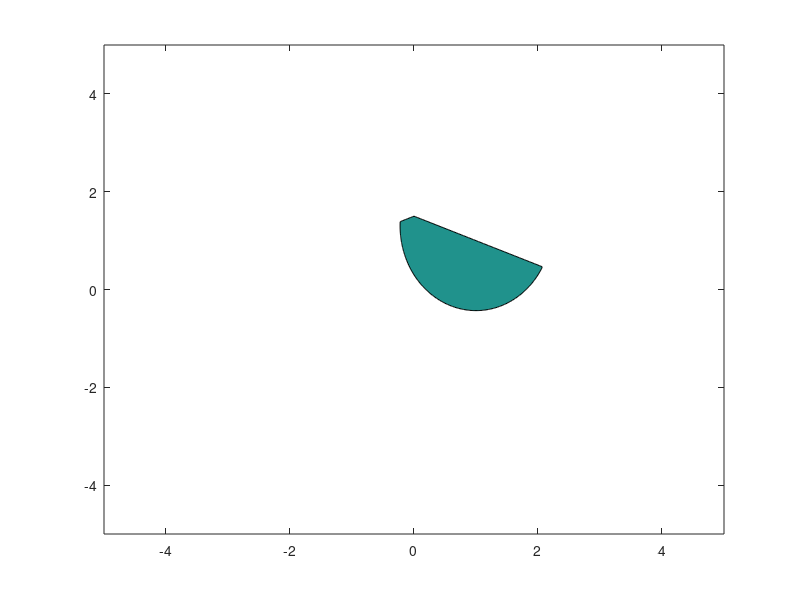

Source code (MATLAB): (Note: this script raises an error after producing the figure.)

    s=2;
    p=1;
    q=1.3;
    r=3;
    a=1;
    b=2;
        
    x1=[5;0];
   
    startX=5.0;
    startY=5.0;
    step=0.02;
    x=-startX:step:startX;
    y=-startY:step:startY;
    [xVec,yVec] = meshgrid(x,y);
    N=floor(4*(startX/step)*(startY/step));

    f0=@(xVec,yVec,s,p,q) max(abs(xVec)+s*abs(yVec),s*((xVec-p).^2)+(yVec-q).^2);
   
    if s<0
       error('Incorrect input!'); 
    end

    zMat=f0(xVec,yVec,s,p,q);
    surf(xVec,yVec,-zMat);

    [M,~]=contourf(xVec,yVec,-zMat,[-r, -r]);

    %disp(M);

    if M(2,1)~=(size(M,2)-1)
        if M(2,1)>M(2,2+M(2,1))
            xv=M(1,2:1+M(2,1));
            yv=M(2,2:1+M(2,1));
        else
            xv=M(1,3+M(2,1):size(M,2));
            yv=M(2,3+M(2,1):size(M,2));      
        end 
    else
        xv=M(1,2:size(M,2));
        yv=M(2,2:size(M,2));    
    end
    
    xv=[xv,xv(end)];
    yv=[yv,yv(end)];
        
    in=inpolygon(x1(1),x1(2),xv,yv);

    if in==1
        disp('Solved! We are already in x1');
        optTime=0;
        return; 
    end
    
    interType=30;

    if (s>0)
        if s>1
            reverse=0;
        else
            reverse=1;
            myVec=xVec;
            xVec=yVec;
            yVec=myVec;
        end  

        [xInterVec,yInterVec,degen]=findInter(s,p,q,r);
        if degen==1
            if (r<p+sqrt(r/s))&&(p-sqrt(r/s)<-r)&&(r/s<q+sqrt(r))&&(q-sqrt(r)<-r/s)
                interType=10;
            elseif (r>=p+sqrt(r/s))&&(p-sqrt(r/s)>=-r)&&(r/s>=q+sqrt(r))&&(q-sqrt(r)>=-r/s)
                interType=20;
            else
                error('Incorrect input!');
            end
        end


%         hold on;
%         plot(xInterVec,yInterVec,'r');
%         hold off;
       
        if reverse==1  myVec=xInterVec; xInterVec=yInterVec; yInterVec=myVec; end        
    else
        interType=0;
    end


    if interType>20
        if reverse==0
            interType=defineType(xInterVec,yInterVec); 
        else 
            interType=defineType(yInterVec,xInterVec); 
        end
    end
    
    
    %disp(interType);
     
    interMat=cat(1,xInterVec,yInterVec);
    interMat=(sortrows(interMat',2))';
    
    xVecS=fliplr(interMat(1,:));    
    yVecS=fliplr(interMat(2,:));
    
    xStar=xVecS(2);
    yStar=yVecS(2);
      
    hold on;
    plot(xStar,yStar,'rd');
    hold off;
    alpha=inverSupX(xStar,yStar,xInterVec,yInterVec,interType,s,p,q,r);
    
    if size(alpha,2)==1
        hold on;
        quiver(xStar,yStar,cos(alpha)/5,sin(alpha)/5);
        hold off;
        xNorm=[xStar-0.05,xStar+0.05];
        yNorm=[yStar-0.05*(-cot(alpha)),yStar+0.05*(-cot(alpha))];
        hold on;
        plot(xNorm,yNorm,'k');
        hold off;
    else
        stepVec=0:6;
        if isBetweenA1A2(0,alpha(2),alpha(1))
            disp('zero');
            aStep=(abs(2*pi-alpha(1))+alpha(2))/5;
            alphaVec=stepVec*aStep+alpha(1);
        elseif (alpha(2)-alpha(1))>pi
            disp('graeter than pi');
            aStep=(abs(2*pi-alpha(2))+alpha(1))/5;
            alphaVec=stepVec*aStep+alpha(2);
        else
            disp('less than pi');
            aStep=(alpha(2)-alpha(1))/5;
            alphaVec=stepVec*aStep+alpha(1);
        end
        hold on;
        quiver(repmat( xStar,1,7),repmat(yStar,1,7),cos(alphaVec)/5,sin(alphaVec)/5);
        hold off;
        for k=1:7
            xNorm=[xStar-0.05,xStar+0.05];
            yNorm=[yStar-0.05*(-cot(alphaVec(k))),yStar+0.05*(-cot(alphaVec(k)))];
            hold on;
            plot(xNorm,yNorm,'k');
            hold off;
        end
    end
    
    hold on;
    axis('equal');
    hold off;